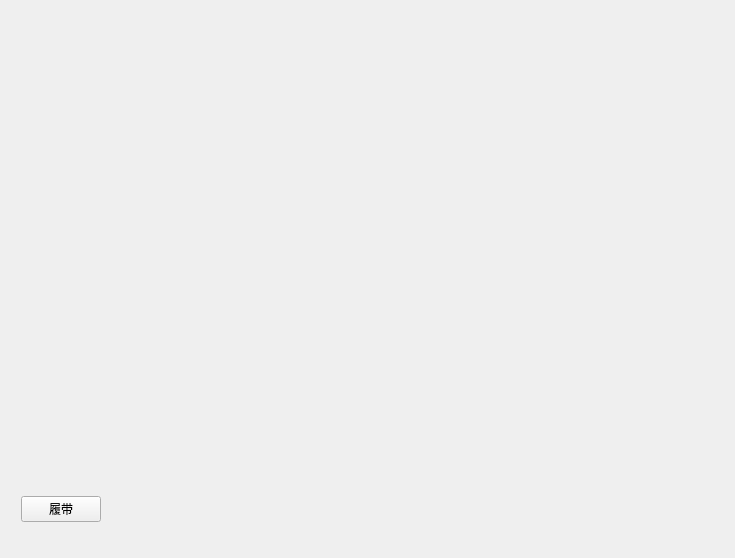
<?xml version="1.0" encoding="UTF-8"?>
<ui version="4.0">
 <class>FeedSetByChutePage</class>
 <widget class="QWidget" name="FeedSetByChutePage">
  <property name="geometry">
   <rect>
    <x>0</x>
    <y>0</y>
    <width>735</width>
    <height>558</height>
   </rect>
  </property>
  <property name="windowTitle">
   <string notr="true">Form</string>
  </property>
  <layout class="QVBoxLayout" name="verticalLayout" stretch="6,1">
   <item>
    <layout class="QGridLayout" name="gridLayout">
     <property name="rightMargin">
      <number>20</number>
     </property>
     <property name="spacing">
      <number>30</number>
     </property>
     <item row="0" column="0">
      <widget class="SetEditValueWidget" name="widget" native="true"/>
     </item>
     <item row="0" column="1">
      <widget class="SetEditValueWidget" name="widget_2" native="true"/>
     </item>
     <item row="0" column="2">
      <widget class="SetEditValueWidget" name="widget_3" native="true"/>
     </item>
     <item row="1" column="0">
      <widget class="SetEditValueWidget" name="widget_4" native="true"/>
     </item>
     <item row="1" column="1">
      <widget class="SetEditValueWidget" name="widget_5" native="true"/>
     </item>
     <item row="1" column="2">
      <widget class="SetEditValueWidget" name="widget_6" native="true"/>
     </item>
     <item row="2" column="0">
      <widget class="SetEditValueWidget" name="widget_7" native="true"/>
     </item>
     <item row="2" column="1">
      <widget class="SetEditValueWidget" name="widget_8" native="true"/>
     </item>
     <item row="2" column="2">
      <widget class="SetEditValueWidget" name="widget_9" native="true"/>
     </item>
     <item row="3" column="0">
      <widget class="SetEditValueWidget" name="widget_10" native="true"/>
     </item>
     <item row="3" column="1">
      <widget class="SetEditValueWidget" name="widget_11" native="true"/>
     </item>
     <item row="3" column="2">
      <widget class="SetEditValueWidget" name="widget_12" native="true"/>
     </item>
    </layout>
   </item>
   <item>
    <layout class="QHBoxLayout" name="horizontalLayout">
     <item>
      <spacer name="horizontalSpacer">
       <property name="orientation">
        <enum>Qt::Horizontal</enum>
       </property>
       <property name="sizeHint" stdset="0">
        <size>
         <width>40</width>
         <height>20</height>
        </size>
       </property>
      </spacer>
     </item>
     <item>
      <widget class="QPushButton" name="conveyorBtn">
       <property name="text">
        <string>履带</string>
       </property>
      </widget>
     </item>
     <item>
      <widget class="SetEditValueWidget" name="conveyorSpeed" native="true">
       <property name="minimumSize">
        <size>
         <width>300</width>
         <height>0</height>
        </size>
       </property>
      </widget>
     </item>
     <item>
      <widget class="SetEditValueWidget" name="widget_13" native="true">
       <property name="minimumSize">
        <size>
         <width>300</width>
         <height>0</height>
        </size>
       </property>
      </widget>
     </item>
     <item>
      <spacer name="horizontalSpacer_2">
       <property name="orientation">
        <enum>Qt::Horizontal</enum>
       </property>
       <property name="sizeHint" stdset="0">
        <size>
         <width>40</width>
         <height>20</height>
        </size>
       </property>
      </spacer>
     </item>
    </layout>
   </item>
  </layout>
 </widget>
 <customwidgets>
  <customwidget>
   <class>SetEditValueWidget</class>
   <extends>QWidget</extends>
   <header location="global">mysortwidget/seteditvaluewidget.h</header>
   <container>1</container>
  </customwidget>
 </customwidgets>
 <resources/>
 <connections/>
</ui>
